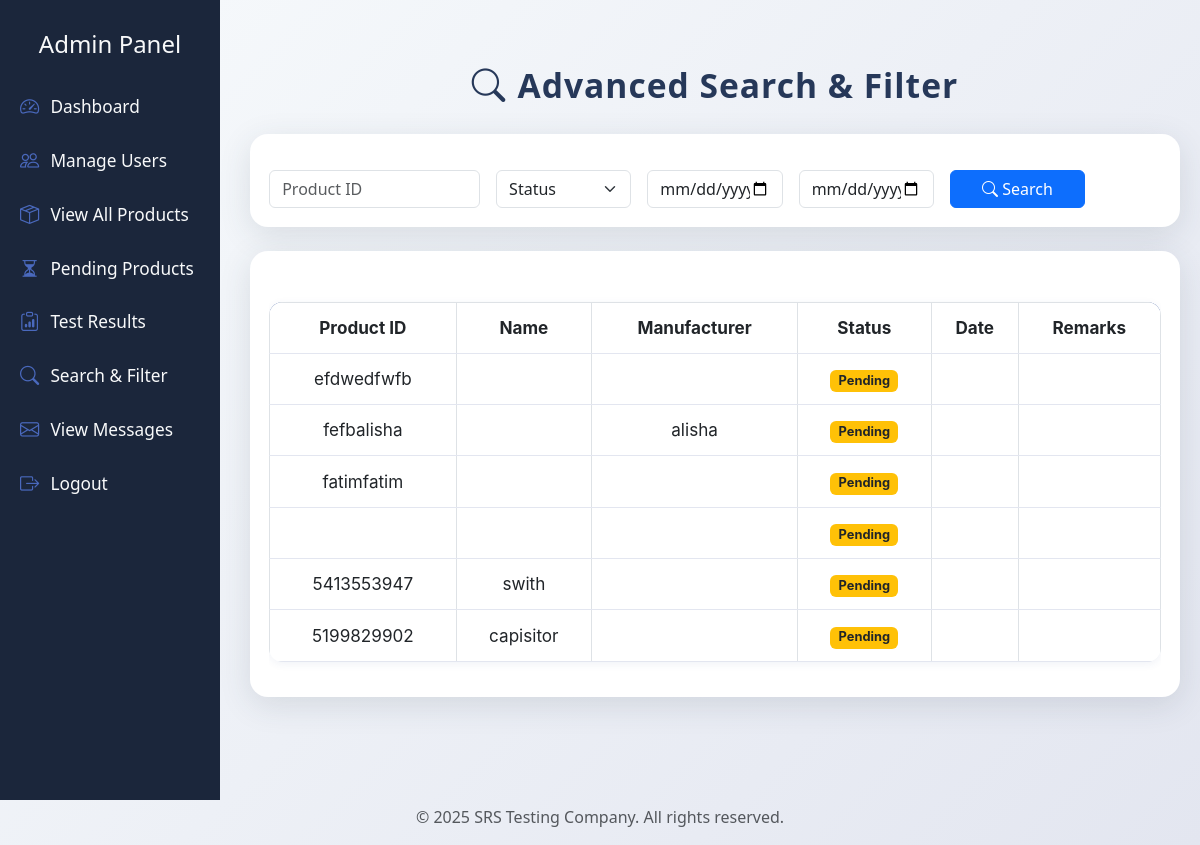
The app's page /srs_testing/admin/search.php (signed in) with its own data.
### tables this page shows
CREATE TABLE `products` (
  `id` int(11) NOT NULL,
  `user_id` int(11) NOT NULL,
  `product_id` varchar(10) NOT NULL,
  `product_name` varchar(100) NOT NULL,
  `description` text DEFAULT NULL,
  `created_at` timestamp NOT NULL DEFAULT current_timestamp(),
  `product_code` varchar(20) DEFAULT NULL,
  `revision` varchar(10) DEFAULT NULL,
  `manufacture_no` varchar(10) DEFAULT NULL,
  `status` varchar(20) DEFAULT NULL,
  `remarks` text DEFAULT NULL,
  `test_type` varchar(50) DEFAULT NULL,
  `tested_by` varchar(100) DEFAULT NULL,
  `tested_at` datetime DEFAULT NULL
);

CREATE TABLE `users` (
  `id` int(11) NOT NULL,
  `name` varchar(100) NOT NULL,
  `email` varchar(100) NOT NULL,
  `password` varchar(255) DEFAULT NULL,
  `role` enum('admin','manufacturer') NOT NULL,
  `created_at` timestamp NOT NULL DEFAULT current_timestamp(),
  `company_name` varchar(255) DEFAULT NULL,
  `profile_pic` varchar(255) DEFAULT NULL,
  `profile_picture` varchar(255) DEFAULT NULL,
  `address` text DEFAULT NULL,
  `phone_number` varchar(20) DEFAULT NULL,
  `city` varchar(50) DEFAULT NULL,
  `country` varchar(50) DEFAULT NULL,
  `website` varchar(100) DEFAULT NULL,
  `phone` varchar(20) DEFAULT NULL,
  `gender` varchar(10) DEFAULT NULL,
  `birthday` date DEFAULT NULL
);

### srs_testing/admin/search.php (the view, shortened to what this page needs)
<?php
include '../includes/db.php';
$params = [];
$sql = "SELECT p.*, u.name AS manufacturer FROM products p JOIN users u ON p.user_id = u.id";
$sql .= " ORDER BY p.tested_at DESC";
$stmt = $pdo->prepare($sql);
$stmt->execute($params);
$results = $stmt->fetchAll();
?>
<?php include '../includes/header.php'; ?>
<div class="container-fluid px-0">
  <div class="search-title mb-4">
    <i class="bi bi-search"></i> Advanced Search & Filter
  </div>
  <div class="search-form-section mb-4">
    <form method="GET" class="row g-3">
      <div class="col-md-3">
        <input type="text" name="product_id" class="form-control" placeholder="Product ID" value="<?= htmlspecialchars($_GET['product_id'] ?? '') ?>">
      </div>
      <div class="col-md-2">
        <select name="status" class="form-select">
          <option value="">Status</option>
        </select>
      </div>
      <div class="col-md-2">
        <input type="date" name="from" class="form-control" value="<?= htmlspecialchars($_GET['from'] ?? '') ?>">
      </div>
      <div class="col-md-2">
        <input type="date" name="to" class="form-control" value="<?= htmlspecialchars($_GET['to'] ?? '') ?>">
      </div>
      <div class="col-md-2">
        <button type="submit" class="btn btn-primary w-100"><i class="bi bi-search"></i> Search</button>
      </div>
    </form>
  </div>
  <?php if ($results): ?>
    <div class="search-form-section">
      <div class="table-responsive">
        <table class="table table-bordered table-hover align-middle">
          <thead>
            <tr>
              <th>Product ID</th>
              <th>Name</th>
              <th>Manufacturer</th>
              <th>Status</th>
              <th>Date</th>
              <th>Remarks</th>
            </tr>
          </thead>
          <tbody>
            <?php foreach ($results as $row): ?>
              <tr>
                <td><?= htmlspecialchars($row['product_id']) ?></td>
                <td><?= htmlspecialchars($row['product_name']) ?></td>
                <td><?= htmlspecialchars($row['manufacturer']) ?></td>
                <td>
                  <?php if ($row['status'] == 'Passed'): ?>
                    <span class="badge bg-success">Passed</span>
                  <?php elseif ($row['status'] == 'Failed'): ?>
                    <span class="badge bg-danger">Failed</span>
                  <?php else: ?>
                    <span class="badge bg-warning text-dark">Pending</span>
                  <?php endif; ?>
                </td>
                <td><?= htmlspecialchars($row['tested_at']) ?></td>
                <td><?= nl2br(htmlspecialchars($row['remarks'])) ?></td>
              </tr>
            <?php endforeach; ?>
          </tbody>
        </table>
      </div>
    </div>
  <?php else: ?>
    <div class="text-center text-muted mb-5">No results found.</div>
  <?php endif; ?>
</div>
<?php include '../includes/footer.php'; ?>

### srs_testing/admin/search.php (style rules this page uses)
.search-title { color: #263859; font-weight: 900; font-size: 2.1rem; letter-spacing: 1px; margin-bottom: 2.2rem; margin-top: 2.5rem; text-align: center; display: flex; align-items: center; justify-content: center; gap: 0.7rem; }
.search-form-section { background: #fff; border-radius: 18px; box-shadow: 0 8px 32px 0 rgba(44,62,80,0.13); padding: 2.2rem 1.2rem 1.2rem 1.2rem; margin: 0 auto 2.5rem auto; max-width: 1000px; }
.table { border-radius: 14px; overflow: hidden; margin-top: 1rem; background: linear-gradient(90deg, #f7fafc 60%, #e3e6f0 100%); box-shadow: 0 2px 8px rgba(39,70,144,0.07); }
.table thead { background-color: #274690; color: #fff; }
.table th, .table td { vertical-align: middle; font-size: 1.07rem; text-align: center; border-bottom: 1px solid #e3e6f0; padding: 0.75rem 0.5rem; font-family: 'Inter', 'Segoe UI', Arial, sans-serif; }

### records on screen
products: product "efdwedfwfb", shows "Pending"
products: product "fefbalisha", user.name "alisha", shows "Pending"
products: product "fatimfatim", shows "Pending"
products: status "Pending"
products: product "5413553947", product_name "swith", status "Pending"
products: product "5199829902", product_name "capisitor", status "Pending"
